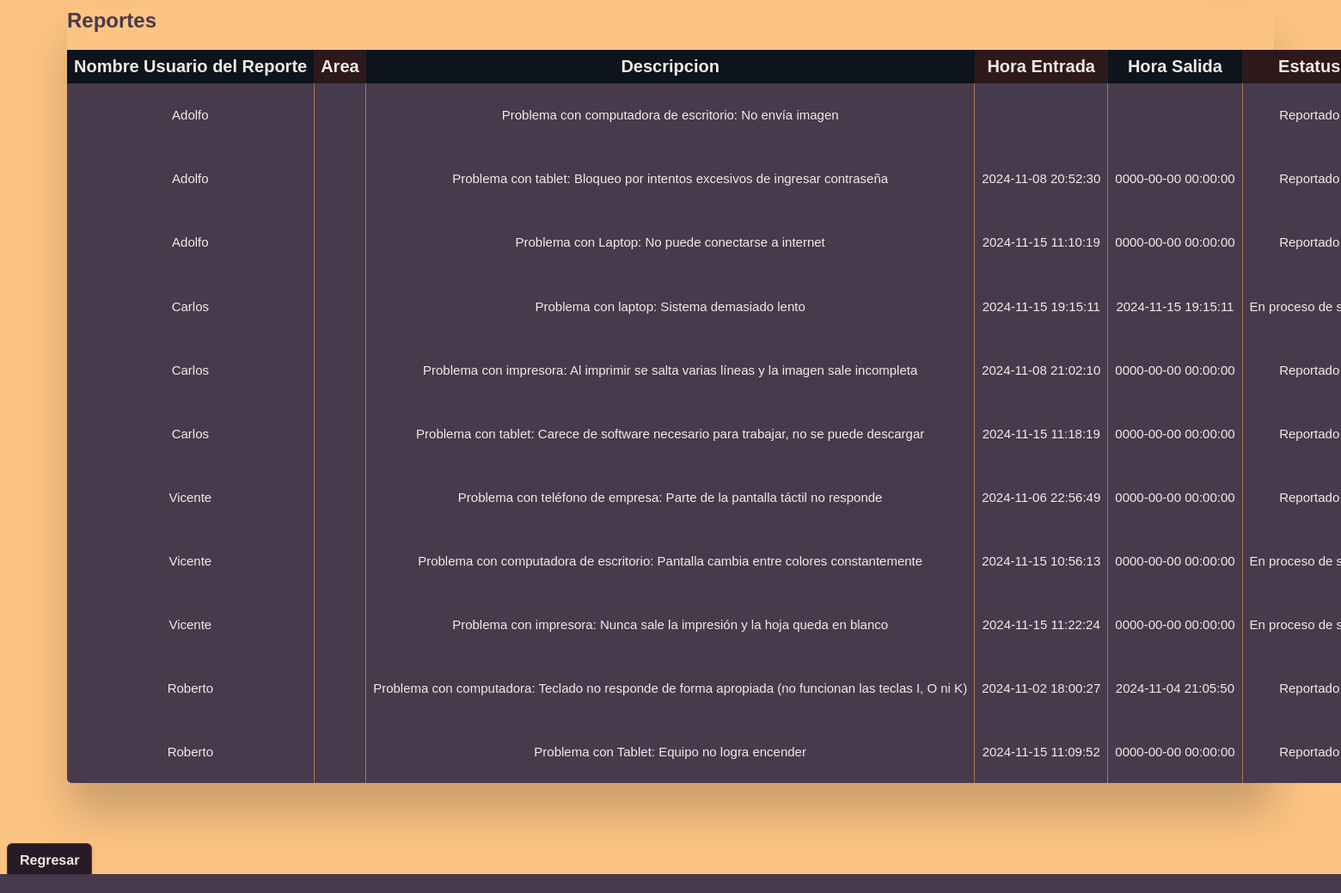
/tablareporteMantenimiento.php, run on the app's committed database.
### tables this page shows
CREATE TABLE `usuarioproblema` (
  `IdUsuario` int(11) NOT NULL,
  `IdProblema` int(11) NOT NULL
);

CREATE TABLE `usuario` (
  `ID` int(11) NOT NULL,
  `Nombre` varchar(40) NOT NULL,
  `Contraseña` varchar(14) NOT NULL,
  `Area` varchar(15) NOT NULL
);

CREATE TABLE `problema` (
  `ID` int(11) NOT NULL,
  `Descripción` varchar(255) NOT NULL,
  `Estatus` varchar(20) NOT NULL
);

CREATE TABLE `ticket` (
  `ID` int(11) NOT NULL,
  `HoraEntrada` datetime NOT NULL,
  `HoraSalida` datetime NOT NULL
);

### tablareporteMantenimiento.php (the view, shortened to what this page needs)
<?php
require_once("conn.php");
$queryCP = $conn -> prepare("SELECT * FROM usuarioproblema");
if($queryCP->execute())
{
   echo '
   <link rel="stylesheet" href="css/Guti.css">
<div class="table-wrapper" role="region" tabindex="0">
<table class="fl-table">
    <h2>Reportes</h2>
    <thead>
        <tr>
            <th>Nombre Usuario del Reporte</th>
            <th>Area</th>
            <th>Descripcion</th>
            <th>Hora Entrada</th>
            <th>Hora Salida</th>
            <th>Estatus</th>
            <th>Cambiar estatus</th>
            <th>Agendar cita</th>
        </tr>
        </thead>';
   $resultCP = $queryCP->get_result();
   while($rowCP = $resultCP->fetch_assoc())
   {
      $idUsuarioProblemaActual = $rowCP['IdUsuario'];
      $idProblemaActual = $rowCP['IdProblema'];
      $areaProblemaActual = $rowCP['AreaProblema'];
      $queryCDE = $conn -> prepare("SELECT * FROM problema WHERE ID = ?");
      $queryCDE->bind_param("i",$idProblemaActual);
      $queryCDE->execute();
      $resultCDE = $queryCDE->get_result();
      $rowCDE = $resultCDE->fetch_assoc();
      $estadoProblemaActual = $rowCDE['Estatus'];
      $descProblemaActual = $rowCDE['Descripción'];
      $queryCH = $conn -> prepare("SELECT * FROM ticket WHERE ID = ?");
      $queryCH->bind_param("i",$idProblemaActual);
      $queryCH->execute();
      $resultCH = $queryCH->get_result();
      $rowCH = $resultCH->fetch_assoc();
      $horaenTicketActual = $rowCH['HoraEntrada'];
      $horasaTicketActual = $rowCH['HoraSalida'];
    $queryCN = $conn -> prepare("SELECT Nombre FROM usuario WHERE ID = ?");
    $queryCN->bind_param("i",$idUsuarioProblemaActual);
    $queryCN->execute();
    $resultCN = $queryCN->get_result();
    $rowCN = $resultCN->fetch_assoc();
    $nombreUsuarioProblemaActual = $rowCN['Nombre'];
      echo '
            <tbody>
            <tr>
            <td>'.htmlspecialchars($nombreUsuarioProblemaActual).'</td>
            <td>'.htmlspecialchars($areaProblemaActual).'</td>
            <td>'.htmlspecialchars($descProblemaActual).'</td>
            <td>'.htmlspecialchars($horaenTicketActual).'</td>
            <td>'.htmlspecialchars($horasaTicketActual).'</td>
            <td>'.htmlspecialchars($estadoProblemaActual).'</td>
            <td>
            <form method="post" action="cambiarestatus.php">
            <input name="id" value="'.htmlspecialchars($idProblemaActual).'" style="display:none;"></input>
            <select class="Select1" name="estatus" value="Reportado" selected required>
            <option value="Reportado">Reportado</option>
            <option value="En proceso de solucion">En Proceso</option>
            <option value="Solucionado">Resuelto</option>
            </select>
            <button class="boton1">Cambiar estado</button>
            </form>
            </td>
            <td>
            <form method="post" action="registrarCita.php">
            <input name="idProblema" value="'.htmlspecialchars($idProblemaActual).'" style="display:none;"></input>
            <input name="idUsuario" value="'.htmlspecialchars($idUsuarioProblemaActual).'" style="display:none;"></input>
            <input name="idMantenimiento" value="'.htmlspecialchars($_SESSION['idMantenimiento']).'" style="display:none;"></input>
            <input type="date" id="start" name="fecha" min="'.htmlspecialchars(date("y-m-d")).'" max="2999-12-31" required />
            <button class="boton1">Agendar cita</button>
            </form>
            </td>
               </tr>
               </tbody>';
   }
echo<<<HTML
  <tbody></tbody>
</table>
<div style="margin-top:8px"></div>
</div>
<form action="indexMAN.html">
<button class="boton1">Regresar</button>
</form>
HTML;
}
else{
   echo'no hay! yupi!!!!!!!!!!!!!!!!!!!!!!';
}
?>

### css/Guti.css (style rules this page uses)
* { box-sizing: border-box; -webkit-box-sizing: border-box; -moz-box-sizing: border-box; }
.table-wrapper { margin: 10px 70px 70px; box-shadow: 0px 35px 50px rgba( 0, 0, 0, 0.2 ); }
.table-wrapper h2 { color: #473A4D; }
.fl-table { border-radius: 5px; font-size: 12px; font-weight: normal; border: none; border-collapse: collapse; width: 100%; max-width: 100%; white-space: nowrap; background-color: #473A4D; }
.fl-table td, .fl-table th { text-align: center; padding: 8px; color: #F2EBE3; font-size: 20px; }
.fl-table td { border-right: 1px solid #A7784F; font-size: 15px; }
.fl-table thead th { color: #F2EBE3; background: #2D191C; }
.fl-table thead th:nth-child(odd) { color: #F2EBE3; background: #0D141C; }
.boton1 { background: #291B26; border: 1px solid #473A4D; border-radius: 6px; box-shadow: rgba(0, 0, 0, 0.1) 1px 2px 4px; box-sizing: border-box; color: #F2EBE3; cursor: pointer; display: inline-block; font-size: 16px; font-weight: 800; line-height: 16px; min-height: 40px; outline: 0; padding: 12px 14px; text-align: center; text-rendering: geometricprecision; text-transform: none; user-select: none; -webkit-user-select: none; touch-action: manipulation; vertical-align: middle; }

### data on the page
usuarioproblema: IdUsuario.Nombre "Adolfo", IdProblema.Descripción "Problema con computadora de escritorio: No envía imagen", IdProblema.Estatus "Reportado"
usuarioproblema: IdUsuario.Nombre "Adolfo", IdProblema.Descripción "Problema con tablet: Bloqueo por intentos excesivos de ingresar contraseña", ticket.HoraEntrada "2024-11-08 20:52:30", ticket.HoraSalida "0000-00-00 00:00:00", IdProblema.Estatus "Reportado"
usuarioproblema: IdUsuario.Nombre "Adolfo", IdProblema.Descripción "Problema con Laptop: No puede conectarse a internet", ticket.HoraEntrada "2024-11-15 11:10:19", ticket.HoraSalida "0000-00-00 00:00:00", IdProblema.Estatus "Reportado"
usuarioproblema: IdUsuario.Nombre "Carlos", IdProblema.Descripción "Problema con laptop: Sistema demasiado lento", ticket.HoraEntrada "2024-11-15 19:15:11", ticket.HoraSalida "2024-11-15 19:15:11", IdProblema.Estatus "En proceso de…"
usuarioproblema: IdUsuario.Nombre "Carlos", IdProblema.Descripción "Problema con impresora: Al imprimir se salta varias líneas y la imagen sale incompleta", ticket.HoraEntrada "2024-11-08 21:02:10", ticket.HoraSalida "0000-00-00 00:00:00", IdProblema.Estatus "Reportado"
usuarioproblema: IdUsuario.Nombre "Carlos", IdProblema.Descripción "Problema con tablet: Carece de software necesario para trabajar, no se puede descargar", ticket.HoraEntrada "2024-11-15 11:18:19", ticket.HoraSalida "0000-00-00 00:00:00", IdProblema.Estatus "Reportado"
usuarioproblema: IdUsuario.Nombre "Vicente", IdProblema.Descripción "Problema con teléfono de empresa: Parte de la pantalla táctil no responde", ticket.HoraEntrada "2024-11-06 22:56:49", ticket.HoraSalida "0000-00-00 00:00:00", IdProblema.Estatus "Reportado"
usuarioproblema: IdUsuario.Nombre "Vicente", IdProblema.Descripción "Problema con computadora de escritorio: Pantalla cambia entre colores constantemente", ticket.HoraEntrada "2024-11-15 10:56:13", ticket.HoraSalida "0000-00-00 00:00:00", IdProblema.Estatus "En proceso de…"
usuarioproblema: IdUsuario.Nombre "Vicente", IdProblema.Descripción "Problema con impresora: Nunca sale la impresión y la hoja queda en blanco", ticket.HoraEntrada "2024-11-15 11:22:24", ticket.HoraSalida "0000-00-00 00:00:00", IdProblema.Estatus "En proceso de…"
usuarioproblema: IdUsuario.Nombre "Roberto", IdProblema.Descripción "Problema con computadora: Teclado no responde de forma apropiada (no funcionan las teclas I, O ni K)", ticket.HoraEntrada "2024-11-02 18:00:27", ticket.HoraSalida "2024-11-04 21:05:50", IdProblema.Estatus "Reportado"
usuarioproblema: IdUsuario.Nombre "Roberto", IdProblema.Descripción "Problema con Tablet: Equipo no logra encender", ticket.HoraEntrada "2024-11-15 11:09:52", ticket.HoraSalida "0000-00-00 00:00:00", IdProblema.Estatus "Reportado"
